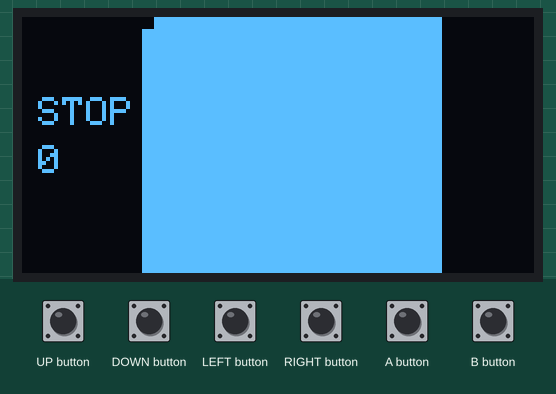
Recording of a sketch running on a simulated Arduboy, built with avr-gcc and run on an emulated ATmega32U4. Shown: 128×64 one-colour display. Inputs (shaded band) come from the test bench.

Above: at 1.2 s.
1.3 s: A button pressed for 0.15 s
At 1.61 s:
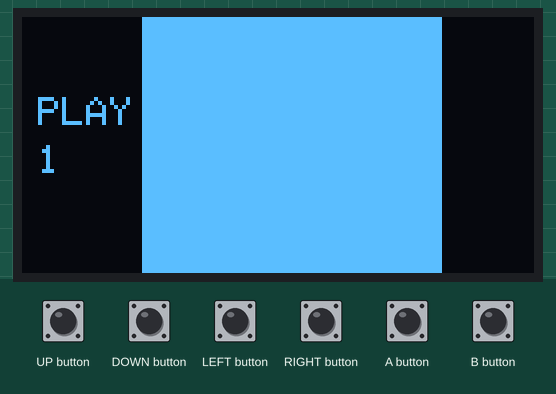
2.0 s: A button pressed for 1 s
At 3.6 s:
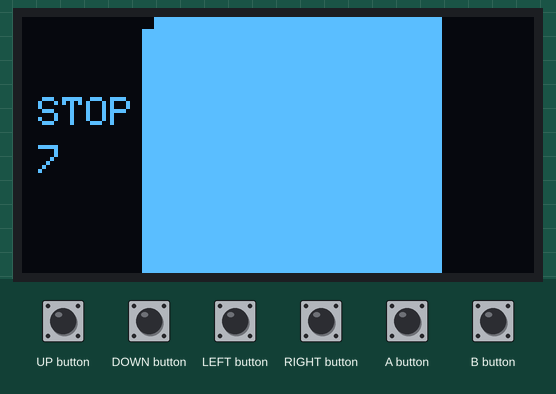
4.5 s: DOWN button pressed for 1 s
At 4.77 s:
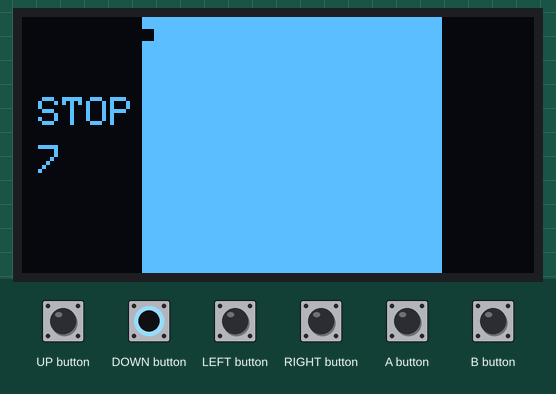
7.0 s: RIGHT button pressed for 0.15 s
At 8.1 s:
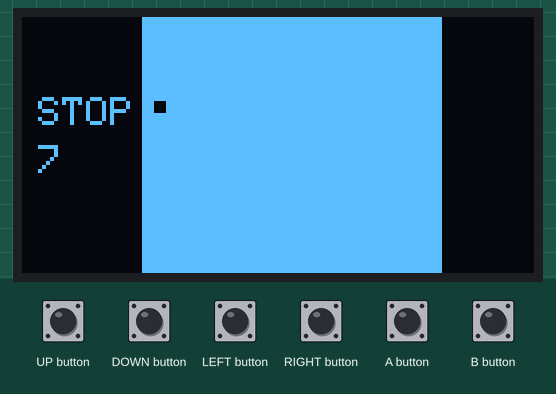
8.6 s: UP button pressed for 0.15 s
At 9.6 s:
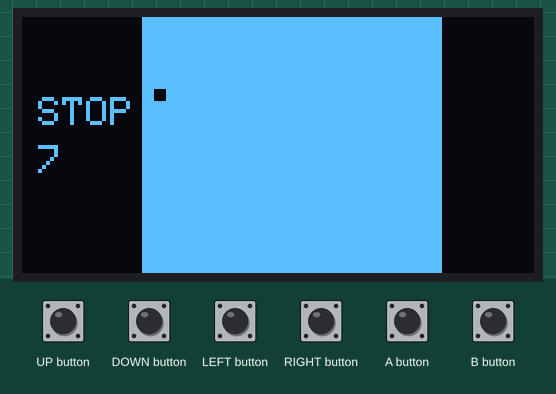
10.3 s: UP button pressed for 1 s
At 12.1 s:
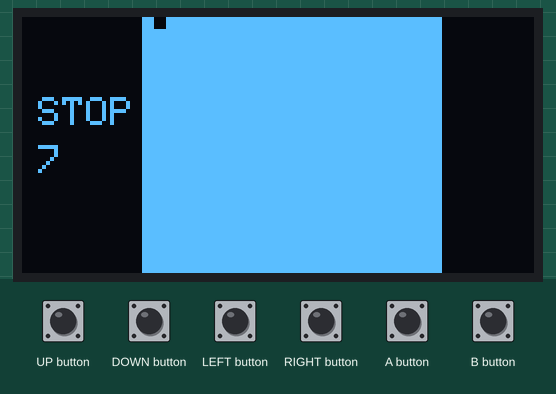
Timing chart, 0 to 13.6 s (numbered marks = the images above; inputs shaded):
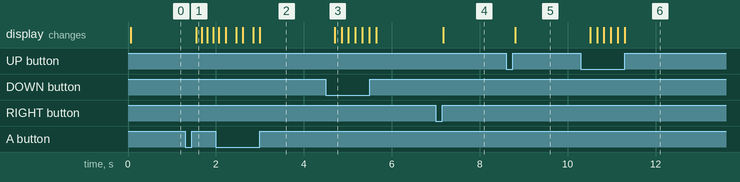

The sketch:

life_game.ino
```cpp
#include "Arduboy.h"

#define W 3
#define WIDTH 25
#define HEIGHT 25

Arduboy arduboy;

bool field[WIDTH][HEIGHT];
bool game_flag = false;
int cX = 0;
int cY = 0;
int gene = 0;


void first_setting(){

   for(int i=0; i<WIDTH;i++){
    for(int j=0; j<HEIGHT; j++){
      field[i][j] = false;
      }
    }
  }

void draw(){

  arduboy.clear();

  for(int i=0; i<WIDTH; i++){
    for(int j=0; j<HEIGHT; j++){
      if(field[i][j] == false){
        arduboy.fillRect(W*i + 30,W*j,W,W,WHITE);
        }
       if(field[i][j] == true)
        arduboy.fillRect(W*i +30, W*j,W,W,BLACK);
       if(game_flag == false)
        arduboy.fillRect(W*cX + 30, W*cY,W,W,BLACK);
      }
    }

    arduboy.setCursor(4,20);
    if(game_flag == false)
      arduboy.print(F("STOP"));
    else
      arduboy.print(F("PLAY"));
    arduboy.setCursor(4,32);
    arduboy.print(gene);


  arduboy.display();
}

void update_field(){
  bool next_field[WIDTH][HEIGHT];
  int x=0, y=0;
  int count = 0;

  gene ++;

  for(int i=0; i<WIDTH; i++){
    for(int j=0; j<HEIGHT; j++){
      next_field[i][j] = field[i][j];
    }
  }
    for(int i = 0; i<WIDTH; i++){
      for(int j = 0; j<HEIGHT; j++){
        count = 0;

        for(int k=0; k<9; k++){
          x=i+k%3-1;
          y=j+k/3-1;
          if(x >= 0 && x < WIDTH && y >= 0 && y < HEIGHT){
            if(next_field[x][y]==true)
              count++;
          }

        }


      switch(count){
        case 3:
          field[i][j] = true;
          break;
        case 4:
          field[i][j] = next_field[i][j];
          break;
        default:
          field[i][j] = false;
          break;
        }
      }
    }


}
void operate_button(){
  int r_up = 0, l_up = 0, u_up = 0, d_up = 0;
  int a_up = 0, b_up = 0;

  if(arduboy.pressed(RIGHT_BUTTON) && cX < WIDTH){
    cX++;
    delay(100);
    }
  if(arduboy.pressed(LEFT_BUTTON) && cX > 0){
    cX--;
    delay(100);
    }
  if(arduboy.pressed(UP_BUTTON) && cY > 0){
    cY--;
    delay(100);
    }
  if(arduboy.pressed(DOWN_BUTTON) && cY < HEIGHT){
    cY++;
    delay(100);
    }
  if(arduboy.pressed(B_BUTTON)){
    if(field[cX][cY] == true)
      field[cX][cY] = false;
    else
      field[cX][cY] = true;
    delay(100);
  }

  if(arduboy.pressed(A_BUTTON)){
    if(game_flag == false){
      game_flag = true;
      }
    else if(game_flag == true)
      game_flag = false;

    delay(100);
    }

   //Reset Display
   if(arduboy.pressed(UP_BUTTON) && arduboy.pressed(DOWN_BUTTON)){
    first_setting();
    gene = 0;
    delay(100);
    }
}
void setup() {
  arduboy.begin();
  arduboy.setFrameRate(60);
  first_setting();
  arduboy.display();
}

void loop() {

  operate_button();
  if(game_flag == true)
    update_field();
  draw();

}
```

Measured:
- after the input at 1.3 s, the display: changes after 0.25 s (image 1)
- after the input at 2.0 s, the display: first differs from a run without the input after 0.23 s (image 2 shows a later state)
- after the input at 4.5 s, the display: changes after 0.20 s (image 3)
- after the input at 7.0 s, the display: changes after 0.17 s (image 4)
- after the input at 8.6 s, the display: changes after 0.21 s (image 5)
- after the input at 10.3 s, the display: first changes after 0.21 s (image 6 shows a later state)
